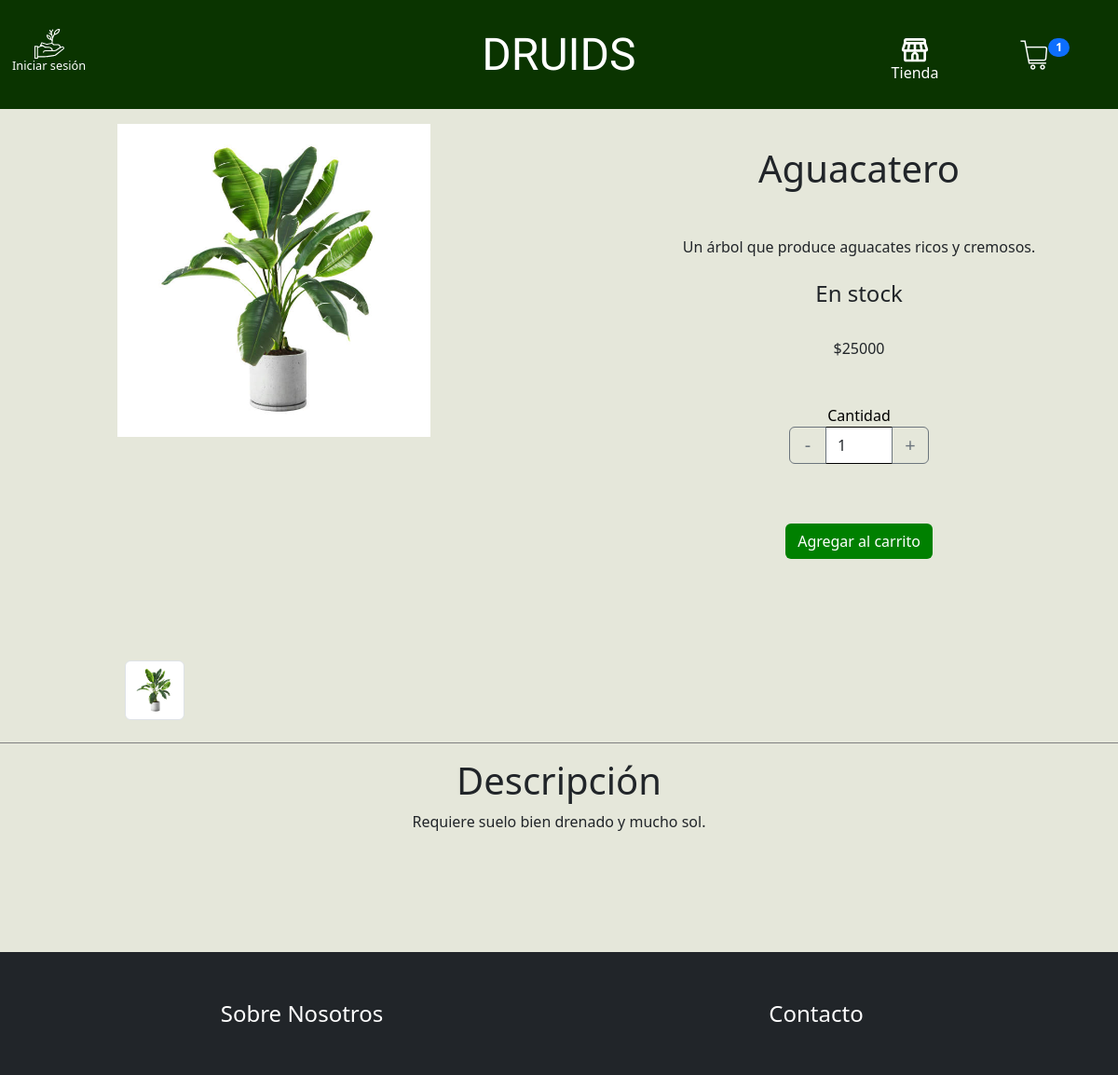
/producto/40/, run on the app's committed database.
### Druids/models.py (models this page shows, shortened)
class Producto(models.Model):
    nombre = models.CharField(max_length=100, verbose_name="Nombre del producto")
    precio = models.PositiveIntegerField(validators=[MinValueValidator(0)], verbose_name="Precio")
    categoria = models.CharField(max_length=50, choices=Categorias, verbose_name="Categoría")
    stock = models.PositiveIntegerField(validators=[MinValueValidator(0)], verbose_name="Stock")
    descripcion = models.TextField(verbose_name="Descripción del producto")
    cuidados = models.TextField(verbose_name="Descripción de cuidados",blank=True, null=True)
    imagen_principal = models.ImageField(upload_to='productos/', verbose_name="Imagen Principal")
    imagen_2 = models.ImageField(upload_to='productos/', blank=True, null=True, verbose_name="Imagen del producto 2")
    imagen_3 = models.ImageField(upload_to='productos/', blank=True, null=True, verbose_name="Imagen del producto 3")
    imagen_4 = models.ImageField(upload_to='productos/', blank=True, null=True, verbose_name="Imagen del producto 4")

### Druids/views.py (the view)
# urls.py: path('producto/<int:id>/', producto, name='producto'),
def producto(request, id):
    producto = get_object_or_404(Producto, id=id)
    productos_relacionados = Producto.objects.filter(categoria=producto.categoria).exclude(id=producto.id)[:4]
    imagenesAdicionales = [producto.imagen_2, producto.imagen_3, producto.imagen_4]
    context = {
        'producto': producto,
        'productos_relacionados': productos_relacionados,
        'imagenesAdicionales': imagenesAdicionales
    }
    return render(request, 'Druids/producto.html',context)

### Druids/context_processors.py (called while the page is built)
def carrito_items_contador(request):
    if request.user.is_authenticated:
        contador = CarritoItem.objects.filter(usuario=request.user).count()
    else:
        contador = CarritoItem.objects.count()
    return {'carrito_items_contador': contador}

### Druids/templates/Druids/producto.html (shortened to what this page needs)
{% extends 'Druids/base.html' %}
{% load static %}
{% block contenido %}
<link rel="stylesheet" href="{% static 'Druids/css/producto.css' %}">
<main>
    <section>
        <div class="row row-cols-2">
            <div class="col-12 col-sm-6 col-md-6 col-lg-6 d-flex justify-content-center">
                <div class="container m-3 contenedor-carousel d-block">
                    <div id="imageCarousel" class="carousel slide" data-bs-ride="carousel">
                        <div class="carousel-inner">
                            <div class="carousel-item active imagen-caro">
                                <img class="imagen-carousel img-fluid w-100" src="{{ producto.imagen_principal.url }}" alt="Imagen del producto">
                            </div>
                        </div>
                        <button class="carousel-control-prev" type="button" data-bs-target="#imageCarousel" data-bs-slide="prev">
                            <span class="carousel-control-prev-icon" aria-hidden="true"></span>
                        </button>
                        <button class="carousel-control-next" type="button" data-bs-target="#imageCarousel" data-bs-slide="next">
                            <span class="carousel-control-next-icon" aria-hidden="true"></span>
                        </button>
                    </div>
                    <div class="row mt-3">
                        <div class="col contenedor-selectores">
                            <img class="img-thumbnail cursor mb-2 mx-lg-2 selector-imagen" src="{{ producto.imagen_principal.url }}" alt="Imagen del producto" data-bs-target="#imageCarousel" data-bs-slide-to="0">
                        </div>
                    </div>
                </div>
            </div>
            <div class="col-12 col-sm-6 col-md-6 col-lg-6">
                <div class="container m-3 d-flex flex-column align-items-center ">
                    <h1 class="titulo-producto my-4">{{ producto.nombre }}</h1>
                    <p class="descripcion-producto my-4">{{ producto.descripcion }}</p>
                    <h4>{% if producto.stock > 0 %}En stock{% else %}Sin stock{% endif %}</h4>
                    <p class="precio-producto my-4">${{ producto.precio }}</p>
                    <div class="row">
                        <form method="post" action="{% url 'agregar_al_carrito' producto.id %}">
                            <div class="col-12 my-4">
                                <label class="d-flex justify-content-center" for="cantidad">Cantidad</label>
                                <div class="input-group">
                                    <button type="button" class="btn btn-outline-secondary btn-decrement">-</button>
                                    <input type="number" readonly class="form-control cantidad" id="cantidad" name="cantidad" min="1" max="{{ producto.stock }}" value="1">
                                    <button type="button" class="btn btn-outline-secondary btn-increment">+</button>
                                </div>
                            </div>
                            <div class="col my-5">
                                <button type="submit" class="btn boton-comprar " {% if producto.stock == 0 %}disabled{% endif %}>Agregar al carrito</button>
                            </div>
                        </form>
                    </div>
                </div>
            </div>
        </div>
    </section>
    {%if producto.categoria != "Implementos" and producto.categoria != "Cuidados"%}
    <section class="d-flex justify-content-center Descripcion">
        <div class="container m-3 text-center">
            <h1>Descripción</h1>
            <p class="descripcion-producto">{{ producto.cuidados }}</p>
        </div>
    </section>
    {% endif %}
</main>
{% endblock %}

### Druids/static/Druids/css/navbar.css (style rules this page uses)
.form-control { border-color: black; }
label { color: black; }

### Druids/static/Druids/css/base.css (style rules this page uses)
body { background-color: #e5e7da; }

### Druids/static/Druids/css/producto.css (style rules this page uses)
.contenedor-carousel { max-width: 30vw; }
.carousel-item { height: 35rem; }
.imagen-carousel { width: 30vw; }
.contenedor-selectores { width: 30vw; }
.selector-imagen { max-width: 4rem; }
.Descripcion { border-top: gray 1px solid; }
.input-group { width: 150px; margin: 0 auto; }
.btn-decrement, .btn-increment { width: 40px; height: 40px; display: flex; align-items: center; justify-content: center; font-size: 20px; }
.boton-comprar { width: 100%; margin-top: 1rem; background-color: green; color: white; }

### data on the page
Producto: imagen_principal (picture), nombre "Aguacatero", descripcion "Un árbol que produce aguacates ricos y cremosos.", precio "25000", cuidados "Requiere suelo bien drenado y mucho sol."

### other printed values
{{ carrito_items_contador }} "1"
